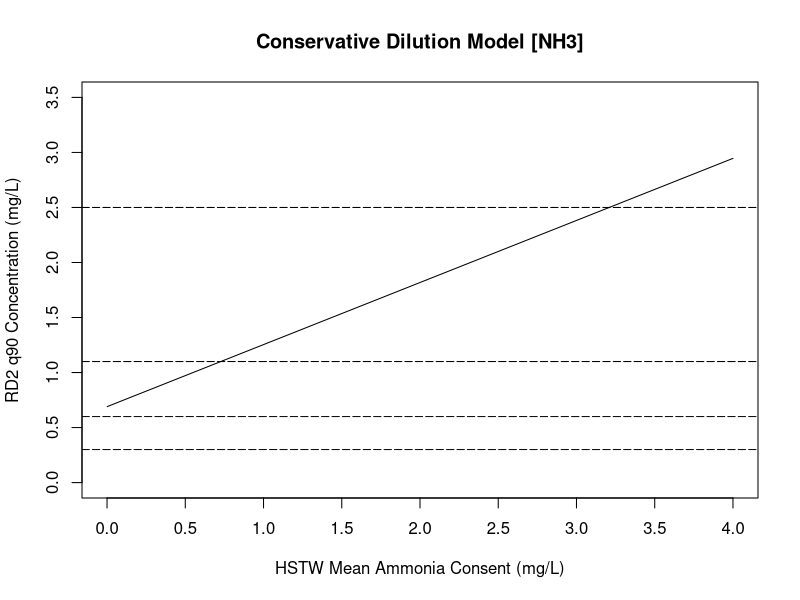
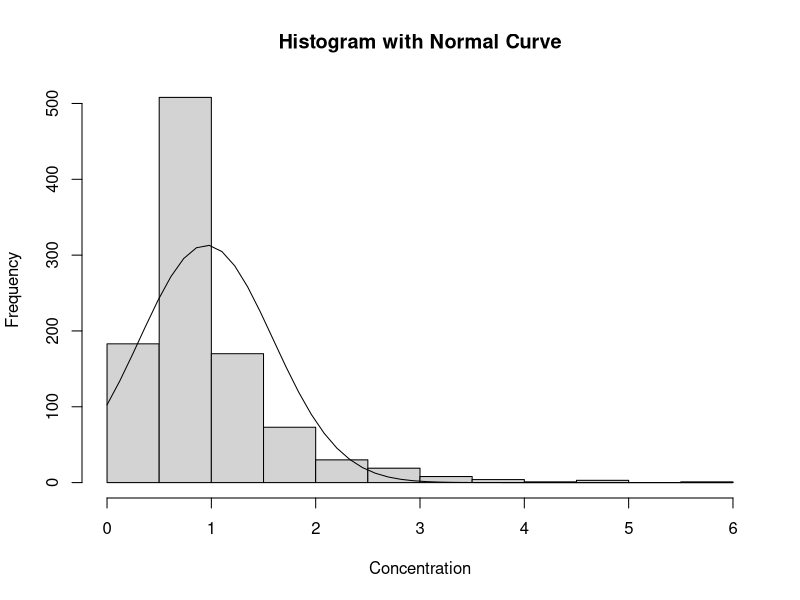
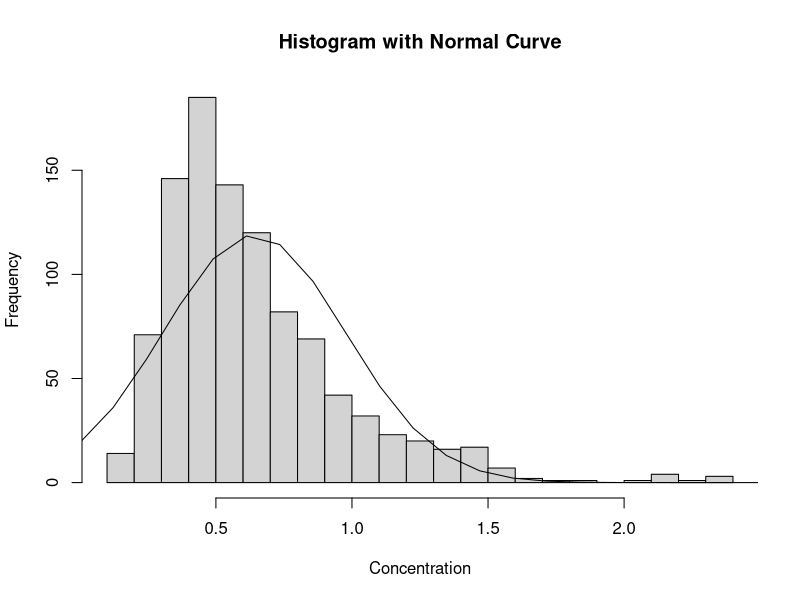
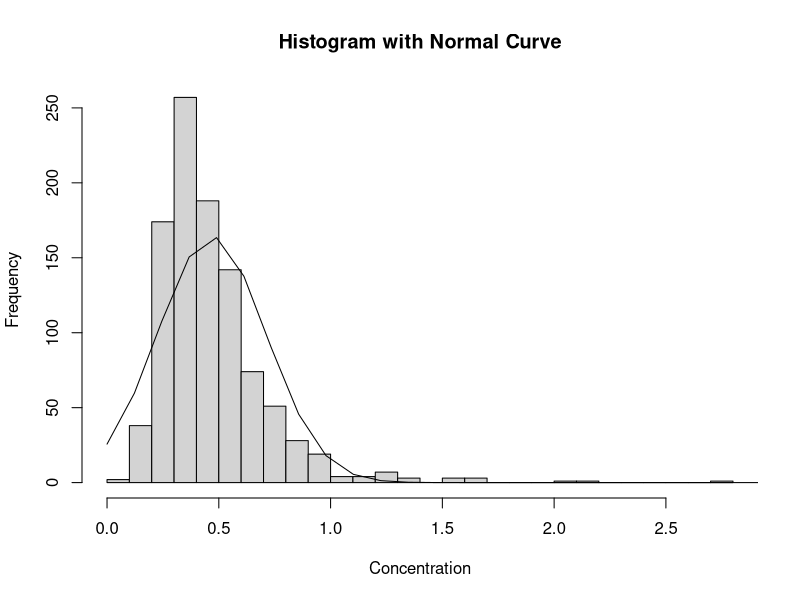
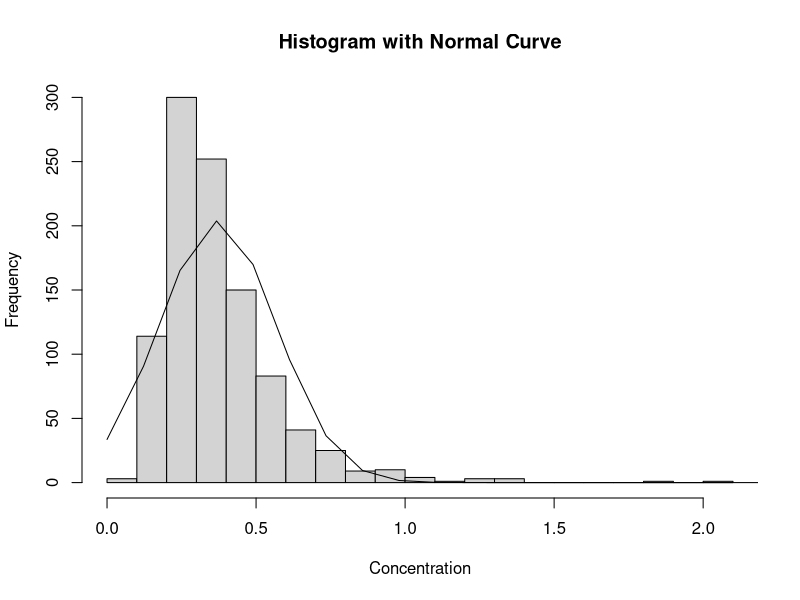
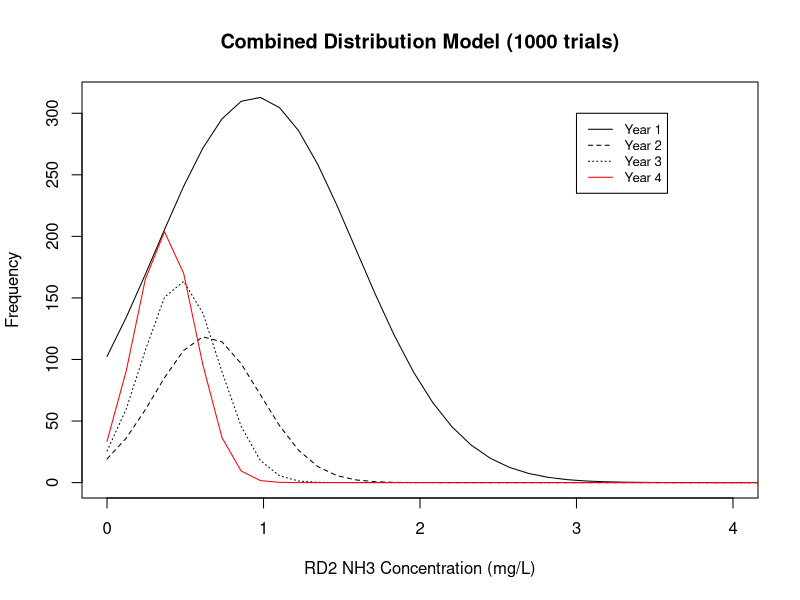

R code for these plots, in order:
library(readxl)
Chem_RD1 <- read_excel("Chem_RD1.xlsx")
Chem_RD2 <- read_excel("Chem_RD2.xlsx")
Chem_PB1 <- read_excel("Chem_PB1.xlsx")


S <- function(m,s){
  sqrt(log(1+s^2/m^2))
}

M <- function(m,s){
  log(m/(sqrt(1+s^2/m^2)))
}

qL <- function(M,S,w){
  exp(M+w*S)
}

se <- function(s,N){
  s/sqrt(N)
}

LCI <- function(m,se,w){
  m-w*se
}

CI <- function(m,s,w){
  c(m-w*s, m+w*s)
}

# RD1

# BOD
RD1_BOD <- Chem_RD1$`0085 BOD ATU mg/l`
RD1_BOD_m <- mean(RD1_BOD, na.rm = TRUE )
RD1_BOD_s <- sd(RD1_BOD, na.rm = TRUE)
RD1_BOD_M <- M(RD1_BOD_m, RD1_BOD_s)
RD1_BOD_S <- S(RD1_BOD_m, RD1_BOD_s)
RD1_BOD_w <- 0.9540
RD1_BOD_qL <- qL(RD1_BOD_M, RD1_BOD_S, RD1_BOD_w)



# Amm
RD1_Amm <- Chem_RD1$`0111 Ammonia - N mg/l`
RD1_Amm_m <- mean(RD1_Amm, na.rm = TRUE )
RD1_Amm_s <- sd(RD1_Amm, na.rm = TRUE)
RD1_Amm_M <- M(RD1_Amm_m, RD1_Amm_s)
RD1_Amm_S <- S(RD1_Amm_m, RD1_Amm_s)
RD1_Amm_n <- length(RD1_Amm[!is.na(RD1_Amm)])
RD1_Amm_w <- 0.9580
RD1_Amm_qL <- qL(RD1_Amm_M, RD1_Amm_S, RD1_Amm_w)



# Orth
RD1_Orth <- Chem_RD1$`6392 OrthoPhosph mg/l`
RD1_Orth_m <- mean(RD1_Orth, na.rm = TRUE )
RD1_Orth_s <- sd(RD1_Orth, na.rm = TRUE)
RD1_Orth_n <- length(RD1_Orth[!is.na(RD1_Orth)])
RD1_Orth_se <- se(RD1_Orth_s, RD1_Orth_n)
RD1_Orth_w <- 1.96
RD1_Orth_LCI <- LCI(RD1_Orth_m, RD1_Orth_se, RD1_Orth_w)*1000


# pH
RD1_pH <- Chem_RD1$`0061 pH PHUNITS`
RD1_pH_m <- mean(RD1_pH, na.rm = TRUE )
RD1_pH_s <- sd(RD1_pH, na.rm = TRUE)
RD1_pH_n <- length(RD1_pH[!is.na(RD1_pH)])
RD1_pH_w <- 1.2846
RD1_pH_CI <- CI(RD1_pH_m,RD1_pH_s,RD1_pH_w)



# DO
RD1_DO <- Chem_RD1$`9901 O Diss% satn %`
RD1_DO_m <- mean(RD1_DO, na.rm = TRUE )
RD1_DO_s <- sd(RD1_DO, na.rm = TRUE)
RD1_DO_n <- length(RD1_DO[!is.na(RD1_DO)])
RD1_DO_w <- 0.8011
RD1_DO_LCI <- LCI(RD1_DO_m, RD1_DO_s, RD1_DO_w)



# RD2

# BOD
RD2_BOD <- Chem_RD2$`0085 BOD ATU mg/l`
RD2_BOD_m <- mean(RD2_BOD, na.rm = TRUE )
RD2_BOD_s <- sd(RD2_BOD, na.rm = TRUE)
RD2_BOD_M <- M(RD2_BOD_m, RD2_BOD_s)
RD2_BOD_S <- S(RD2_BOD_m, RD2_BOD_s)
RD2_BOD_n <- length(RD2_BOD[!is.na(RD2_BOD)])
RD2_BOD_w <- 0.8477
RD2_BOD_qL <- qL(RD2_BOD_M, RD2_BOD_S, RD2_BOD_w)


# Amm
RD2_Amm <- Chem_RD2$`0111 Ammonia - N mg/l`
RD2_Amm_m <- mean(RD2_Amm, na.rm = TRUE )
RD2_Amm_s <- sd(RD2_Amm, na.rm = TRUE)
RD2_Amm_M <- M(RD2_Amm_m, RD2_Amm_s)
RD2_Amm_S <- S(RD2_Amm_m, RD2_Amm_s)
RD2_Amm_n <- length(RD2_Amm[!is.na(RD2_Amm)])
RD2_Amm_w <- 0.9618
RD2_Amm_qL <- qL(RD2_Amm_M, RD2_Amm_S, RD2_Amm_w)


# Orth
RD2_Orth <- Chem_RD2$`6392 OrthoPhosph mg/l`
RD2_Orth_m <- mean(RD2_Orth, na.rm = TRUE )
RD2_Orth_s <- sd(RD2_Orth, na.rm = TRUE)
RD2_Orth_n <- length(RD2_Orth[!is.na(RD2_Orth)])
RD2_Orth_se <- se(RD2_Orth_s, RD2_Orth_n)
RD2_Orth_w <- 1.96
RD2_Orth_LCI <- LCI(RD2_Orth_m, RD2_Orth_se, RD2_Orth_w)*1000


# pH
RD2_pH <- Chem_RD2$`0061 pH PHUNITS`
RD2_pH_m <- mean(RD2_pH, na.rm = TRUE )
RD2_pH_s <- sd(RD2_pH, na.rm = TRUE)
RD2_pH_n <- length(RD2_pH[!is.na(RD2_pH)])
RD2_pH_w <- 1.2846
RD2_pH_CI <- CI(RD2_pH_m,RD2_pH_s,RD2_pH_w)


# DO
RD2_DO <- Chem_RD2$`9901 O Diss% satn %`
RD2_DO_m <- mean(RD2_DO, na.rm = TRUE )
RD2_DO_s <- sd(RD2_DO, na.rm = TRUE)
RD2_DO_n <- length(RD2_DO[!is.na(RD2_DO)])
RD2_DO_w <- 0.9456
RD2_DO_LCI <- LCI(RD2_DO_m, RD2_DO_s, RD2_DO_w)



# PB1 

# BOD
PB1_BOD <- Chem_PB1$`0085 BOD ATU mg/l`
PB1_BOD_m <- mean(PB1_BOD, na.rm = TRUE )
PB1_BOD_s <- sd(PB1_BOD, na.rm = TRUE)
PB1_BOD_M <- M(PB1_BOD_m, PB1_BOD_s)
PB1_BOD_S <- S(PB1_BOD_m, PB1_BOD_s)
PB1_BOD_n <- length(PB1_BOD[!is.na(PB1_BOD)])
PB1_BOD_w <- 0.9499
PB1_BOD_qL <- qL(PB1_BOD_M, PB1_BOD_S, PB1_BOD_w)



# Amm
PB1_Amm <- Chem_PB1$`0111 Ammonia - N mg/l`
PB1_Amm_m <- mean(PB1_Amm, na.rm = TRUE )
PB1_Amm_s <- sd(PB1_Amm, na.rm = TRUE)
PB1_Amm_M <- M(PB1_Amm_m, PB1_Amm_s)
PB1_Amm_S <- S(PB1_Amm_m, PB1_Amm_s)
PB1_Amm_n <- length(PB1_Amm[!is.na(PB1_Amm)])
PB1_Amm_w <- 0.9499
PB1_Amm_qL <- qL(PB1_Amm_M, PB1_Amm_S, PB1_Amm_w)


# Orth
PB1_Orth <- Chem_PB1$`6392 OrthoPhosph mg/l`
PB1_Orth_m <- mean(PB1_Orth, na.rm = TRUE )
PB1_Orth_s <- sd(PB1_Orth, na.rm = TRUE)
PB1_Orth_n <- length(PB1_Orth[!is.na(PB1_Orth)])
PB1_Orth_se <- se(PB1_Orth_s, PB1_Orth_n)
PB1_Orth_w <- 1.96
PB1_Orth_LCI <- LCI(PB1_Orth_m, PB1_Orth_se, PB1_Orth_w)*1000


# pH
PB1_pH <- Chem_PB1$`0061 pH PHUNITS`
PB1_pH_m <- mean(PB1_pH, na.rm = TRUE )
PB1_pH_s <- sd(PB1_pH, na.rm = TRUE)
PB1_pH_n <- length(PB1_pH[!is.na(PB1_pH)])
PB1_pH_w <- 1.2756
PB1_pH_CI <- CI(PB1_pH_m,PB1_pH_s,PB1_pH_w)


# DO
PB1_DO <- Chem_PB1$`9901 O Diss% satn %`
PB1_DO_m <- mean(PB1_DO, na.rm = TRUE )
PB1_DO_s <- sd(PB1_DO, na.rm = TRUE)
PB1_DO_n <- length(PB1_DO[!is.na(PB1_DO)])
PB1_DO_w <- 0.7866
PB1_DO_LCI <- LCI(PB1_DO_m, PB1_DO_s, PB1_DO_w)




# Graph
x <- seq(0, 4, by=0.001)
std <- 0.75*x
logx <- log(x/(sqrt(1+(std^2/x^2))))
logstd <- sqrt(log(1+(std^2/x^2)))
q90 <- exp(logx+(1.6*logstd))

y <- (41*0.460836396+13*2.327818814+17.25*q90)/(41+13+17.25)

plot(x,y, xlab = "HSTW Mean Ammonia Consent (mg/L)", ylab = "RD2 q90 Concentration (mg/L)", type="l", ylim = c(0,3.5), main = "Conservative Dilution Model [NH3]", xaxt="none")
axis(1, seq(0,4, by = 0.5))
abline(a=2.5, b=0, lty = "longdash")
abline(a=1.1, b=0, lty = "longdash")
abline(a=0.6, b=0, lty = "longdash")
abline(a=0.3, b=0, lty = "longdash")


# Graph 2
RD1f_mean <- 41
RD1f_q95 <- 14
RD1f_sd <- (RD1f_mean-RD1f_q95)/2
RD1f_meanlog <- log(RD1f_mean/(sqrt(1+(RD1f_sd^2/RD1f_mean^2))))
RD1f_sdlog <- sqrt(log(1+(RD1f_sd^2/RD1f_mean^2)))

RD1c_mean <- 0.197810810810811
RD1c_sd <- RD1c_mean*0.75
RD1c_meanlog <- log(RD1c_mean/(sqrt(1+(RD1c_sd^2/RD1c_mean^2))))
RD1c_sdlog <- sqrt(log(1+(RD1c_sd^2/RD1c_mean^2)))


PB1f_mean <- 13
PB1f_q95 <- 1.2
PB1f_sd <- (PB1f_mean-PB1f_q95)/2
PB1f_meanlog <- log(PB1f_mean/(sqrt(1+(PB1f_sd^2/PB1f_mean^2))))
PB1f_sdlog <- sqrt(log(1+(PB1f_sd^2/PB1f_mean^2)))

PB1c_mean <- 0.9992
PB1c_sd <- PB1c_mean*0.75
PB1c_meanlog <- log(PB1c_mean/(sqrt(1+(PB1c_sd^2/PB1c_mean^2))))
PB1c_sdlog <- sqrt(log(1+(PB1c_sd^2/PB1c_mean^2)))


STWf_mean <- 11.5*1.5
STWf_sd <- STWf_mean*0.75
STWf_meanlog <- log(STWf_mean/(sqrt(1+(STWf_sd^2/STWf_mean^2))))
STWf_sdlog <- sqrt(log(1+(STWf_sd^2/STWf_mean^2)))



n = 1000
RD1f_dist <- exp(rnorm(n,RD1f_meanlog,RD1f_sdlog))
RD1c_dist <- exp(rnorm(n,RD1c_meanlog,RD1c_sdlog))

PB1f_dist <- exp(rnorm(n,PB1f_meanlog,PB1f_sdlog))
PB1c_dist <- exp(rnorm(n,PB1c_meanlog,PB1c_sdlog))

STWf_dist <- exp(rnorm(n,STWf_meanlog,STWf_sdlog))

# 2.96
STWc296_mean <- 2.96
STWc296_sd <- STWc296_mean*0.75
STWc296_meanlog <- log(STWc296_mean/(sqrt(1+(STWc296_sd^2/STWc296_mean^2))))
STWc296_sdlog <- sqrt(log(1+(STWc296_sd^2/STWc296_mean^2)))
STWc296_q95con <- exp(STWc296_meanlog+2*STWc296_sdlog)

STWc296_dist <- exp(rnorm(n,STWc296_meanlog,STWc296_sdlog))

RD2c296_dist <- (RD1f_dist*RD1c_dist+PB1f_dist*PB1c_dist+STWf_dist*STWc296_dist)/(RD1f_dist+PB1f_dist+STWf_dist)

h<-hist(RD2c296_dist, breaks=20, xlab="Concentration",
        main="Histogram with Normal Curve")
RD2c296_distfit<-seq(0,6,length=50)
RD2c296_distyfit<-dnorm(RD2c296_distfit,mean=mean(RD2c296_dist),sd=sd(RD2c296_dist))
RD2c296_distyfit <- RD2c296_distyfit*diff(h$mids[1:2])*length(RD2c296_dist)
lines(RD2c296_distfit, RD2c296_distyfit, lwd=1)


# 1.48
STWc148_mean <- 1.48
STWc148_sd <- STWc148_mean*0.75
STWc148_meanlog <- log(STWc148_mean/(sqrt(1+(STWc148_sd^2/STWc148_mean^2))))
STWc148_sdlog <- sqrt(log(1+(STWc148_sd^2/STWc148_mean^2)))
STWc148_q95con <- exp(STWc148_meanlog+2*STWc148_sdlog)

STWc148_dist <- exp(rnorm(n,STWc148_meanlog,STWc148_sdlog))

RD2c148_dist <- (RD1f_dist*RD1c_dist+PB1f_dist*PB1c_dist+STWf_dist*STWc148_dist)/(RD1f_dist+PB1f_dist+STWf_dist)

h<-hist(RD2c148_dist, breaks=20, xlab="Concentration",
        main="Histogram with Normal Curve")
RD2c148_distfit<-seq(0,6,length=50)
RD2c148_distyfit<-dnorm(RD2c148_distfit,mean=mean(RD2c148_dist),sd=sd(RD2c148_dist))
RD2c148_distyfit <- RD2c148_distyfit*diff(h$mids[1:2])*length(RD2c148_dist)
lines(RD2c148_distfit, RD2c148_distyfit, lwd=1)


# 0.74
STWc074_mean <- 0.74
STWc074_sd <- STWc074_mean*0.75
STWc074_meanlog <- log(STWc074_mean/(sqrt(1+(STWc074_sd^2/STWc074_mean^2))))
STWc074_sdlog <- sqrt(log(1+(STWc074_sd^2/STWc074_mean^2)))
STWc074_q95con <- exp(STWc074_meanlog+2*STWc074_sdlog)

STWc074_dist <- exp(rnorm(n,STWc074_meanlog,STWc074_sdlog))

RD2c074_dist <- (RD1f_dist*RD1c_dist+PB1f_dist*PB1c_dist+STWf_dist*STWc074_dist)/(RD1f_dist+PB1f_dist+STWf_dist)

h<-hist(RD2c074_dist, breaks=20, xlab="Concentration",
        main="Histogram with Normal Curve")
RD2c074_distfit<-seq(0,6,length=50)
RD2c074_distyfit<-dnorm(RD2c074_distfit,mean=mean(RD2c074_dist),sd=sd(RD2c074_dist))
RD2c074_distyfit <- RD2c074_distyfit*diff(h$mids[1:2])*length(RD2c074_dist)
lines(RD2c074_distfit, RD2c074_distyfit, lwd=1)


# 0.296
STWc0296_mean <- 0.296
STWc0296_sd <- STWc0296_mean*0.75
STWc0296_meanlog <- log(STWc0296_mean/(sqrt(1+(STWc0296_sd^2/STWc0296_mean^2))))
STWc0296_sdlog <- sqrt(log(1+(STWc0296_sd^2/STWc0296_mean^2)))
STWc0296_q95con <- exp(STWc0296_meanlog+2*STWc0296_sdlog)

STWc0296_dist <- exp(rnorm(n,STWc0296_meanlog,STWc0296_sdlog))

RD2c0296_dist <- (RD1f_dist*RD1c_dist+PB1f_dist*PB1c_dist+STWf_dist*STWc0296_dist)/(RD1f_dist+PB1f_dist+STWf_dist)

h<-hist(RD2c0296_dist, breaks=20, xlab="Concentration",
        main="Histogram with Normal Curve")
RD2c0296_distfit<-seq(0,6,length=50)
RD2c0296_distyfit<-dnorm(RD2c0296_distfit,mean=mean(RD2c0296_dist),sd=sd(RD2c0296_dist))
RD2c0296_distyfit <- RD2c0296_distyfit*diff(h$mids[1:2])*length(RD2c0296_dist)
lines(RD2c0296_distfit, RD2c0296_distyfit, lwd=1)



plot(RD2c296_distfit, RD2c296_distyfit, lty=1, type="l", ylim=c(0,max(RD2c296_distyfit,RD2c148_distyfit,RD2c074_distyfit)), xlim=c(0,4), ylab = "Frequency", xlab = "RD2 NH3 Concentration (mg/L)", main = "Combined Distribution Model (1000 trials)")
lines(RD2c148_distfit, RD2c148_distyfit, lty=2)
lines(RD2c074_distfit, RD2c074_distyfit, lty=3)
lines(RD2c0296_distfit, RD2c0296_distyfit, col="red", lty=1)
legend(3, 300, legend=c("Year 1", "Year 2", "Year 3", "Year 4"),col=c("black", "black", "black", "red"), lty=c(1,2,3,1), cex=0.8)
